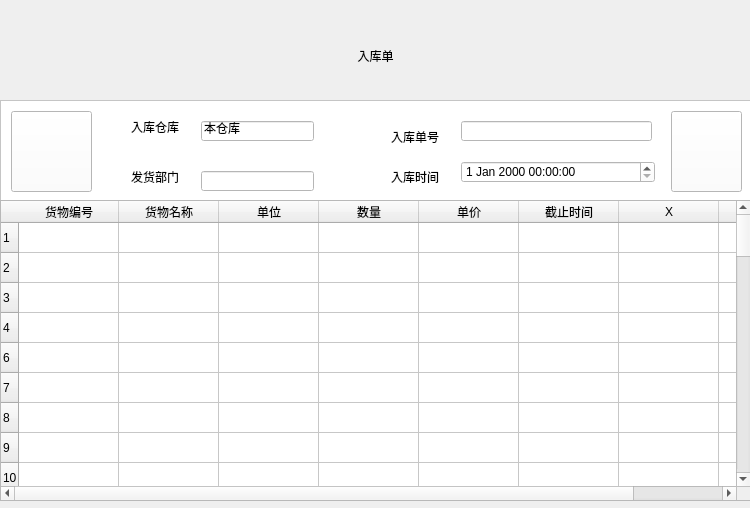
<?xml version="1.0" encoding="UTF-8"?>
<ui version="4.0">
 <class>Instore_table</class>
 <widget class="QWidget" name="Instore_table">
  <property name="geometry">
   <rect>
    <x>0</x>
    <y>0</y>
    <width>750</width>
    <height>508</height>
   </rect>
  </property>
  <property name="windowTitle">
   <string>Form</string>
  </property>
  <property name="styleSheet">
   <string notr="true">font: 9pt &quot;微软雅黑&quot;;</string>
  </property>
  <widget class="QLabel" name="head_lable">
   <property name="geometry">
    <rect>
     <x>0</x>
     <y>0</y>
     <width>751</width>
     <height>101</height>
    </rect>
   </property>
   <property name="text">
    <string/>
   </property>
   <property name="pixmap">
    <pixmap resource="bkg_icons.qrc">:/invagate/icons/header.png</pixmap>
   </property>
  </widget>
  <widget class="QLabel" name="label">
   <property name="geometry">
    <rect>
     <x>330</x>
     <y>40</y>
     <width>91</width>
     <height>31</height>
    </rect>
   </property>
   <property name="styleSheet">
    <string notr="true">font: 24pt &quot;宋体&quot;;</string>
   </property>
   <property name="text">
    <string>入库单</string>
   </property>
   <property name="alignment">
    <set>Qt::AlignCenter</set>
   </property>
  </widget>
  <widget class="QScrollArea" name="scrollArea">
   <property name="geometry">
    <rect>
     <x>0</x>
     <y>100</y>
     <width>751</width>
     <height>101</height>
    </rect>
   </property>
   <property name="styleSheet">
    <string notr="true">background-color: rgb(255, 255, 255);</string>
   </property>
   <property name="verticalScrollBarPolicy">
    <enum>Qt::ScrollBarAlwaysOff</enum>
   </property>
   <property name="horizontalScrollBarPolicy">
    <enum>Qt::ScrollBarAlwaysOff</enum>
   </property>
   <property name="widgetResizable">
    <bool>true</bool>
   </property>
   <widget class="QWidget" name="scrollAreaWidgetContents">
    <property name="geometry">
     <rect>
      <x>0</x>
      <y>0</y>
      <width>749</width>
      <height>99</height>
     </rect>
    </property>
    <widget class="QLabel" name="label_2">
     <property name="geometry">
      <rect>
       <x>130</x>
       <y>20</y>
       <width>54</width>
       <height>12</height>
      </rect>
     </property>
     <property name="text">
      <string>入库仓库</string>
     </property>
    </widget>
    <widget class="QLabel" name="label_3">
     <property name="geometry">
      <rect>
       <x>130</x>
       <y>70</y>
       <width>54</width>
       <height>12</height>
      </rect>
     </property>
     <property name="text">
      <string>发货部门</string>
     </property>
    </widget>
    <widget class="QLabel" name="label_4">
     <property name="geometry">
      <rect>
       <x>390</x>
       <y>30</y>
       <width>54</width>
       <height>12</height>
      </rect>
     </property>
     <property name="text">
      <string>入库单号</string>
     </property>
    </widget>
    <widget class="QLabel" name="label_5">
     <property name="geometry">
      <rect>
       <x>390</x>
       <y>70</y>
       <width>54</width>
       <height>12</height>
      </rect>
     </property>
     <property name="text">
      <string>入库时间</string>
     </property>
    </widget>
    <widget class="QLineEdit" name="editStore">
     <property name="geometry">
      <rect>
       <x>200</x>
       <y>20</y>
       <width>113</width>
       <height>20</height>
      </rect>
     </property>
     <property name="text">
      <string>本仓库</string>
     </property>
     <property name="readOnly">
      <bool>true</bool>
     </property>
    </widget>
    <widget class="QLineEdit" name="editSender">
     <property name="geometry">
      <rect>
       <x>200</x>
       <y>70</y>
       <width>113</width>
       <height>20</height>
      </rect>
     </property>
    </widget>
    <widget class="QLineEdit" name="editID">
     <property name="geometry">
      <rect>
       <x>460</x>
       <y>20</y>
       <width>191</width>
       <height>20</height>
      </rect>
     </property>
    </widget>
    <widget class="QDateTimeEdit" name="dateTimeEdit">
     <property name="geometry">
      <rect>
       <x>460</x>
       <y>60</y>
       <width>194</width>
       <height>22</height>
      </rect>
     </property>
    </widget>
    <widget class="QPushButton" name="btnBack">
     <property name="geometry">
      <rect>
       <x>10</x>
       <y>10</y>
       <width>81</width>
       <height>81</height>
      </rect>
     </property>
     <property name="text">
      <string/>
     </property>
     <property name="icon">
      <iconset resource="bkg_icons.qrc">
       <normaloff>:/invagate/icons/to_left90.png</normaloff>:/invagate/icons/to_left90.png</iconset>
     </property>
     <property name="iconSize">
      <size>
       <width>90</width>
       <height>90</height>
      </size>
     </property>
     <property name="default">
      <bool>false</bool>
     </property>
    </widget>
    <widget class="QPushButton" name="btnNext">
     <property name="geometry">
      <rect>
       <x>670</x>
       <y>10</y>
       <width>71</width>
       <height>81</height>
      </rect>
     </property>
     <property name="text">
      <string/>
     </property>
     <property name="icon">
      <iconset resource="bkg_icons.qrc">
       <normaloff>:/invagate/icons/to_right90.png</normaloff>:/invagate/icons/to_right90.png</iconset>
     </property>
     <property name="iconSize">
      <size>
       <width>90</width>
       <height>90</height>
      </size>
     </property>
    </widget>
   </widget>
  </widget>
  <widget class="QTableWidget" name="tableWidget">
   <property name="geometry">
    <rect>
     <x>0</x>
     <y>200</y>
     <width>751</width>
     <height>301</height>
    </rect>
   </property>
   <property name="rowCount">
    <number>50</number>
   </property>
   <row>
    <property name="text">
     <string>1</string>
    </property>
   </row>
   <row>
    <property name="text">
     <string>2</string>
    </property>
   </row>
   <row>
    <property name="text">
     <string>3</string>
    </property>
   </row>
   <row>
    <property name="text">
     <string>4</string>
    </property>
   </row>
   <row>
    <property name="text">
     <string>6</string>
    </property>
   </row>
   <row>
    <property name="text">
     <string>7</string>
    </property>
   </row>
   <row>
    <property name="text">
     <string>8</string>
    </property>
   </row>
   <row>
    <property name="text">
     <string>9</string>
    </property>
   </row>
   <row>
    <property name="text">
     <string>10</string>
    </property>
   </row>
   <row>
    <property name="text">
     <string>11</string>
    </property>
   </row>
   <row>
    <property name="text">
     <string>12</string>
    </property>
   </row>
   <row>
    <property name="text">
     <string>13</string>
    </property>
   </row>
   <row>
    <property name="text">
     <string>14</string>
    </property>
   </row>
   <row>
    <property name="text">
     <string>15</string>
    </property>
   </row>
   <row>
    <property name="text">
     <string>16</string>
    </property>
   </row>
   <row>
    <property name="text">
     <string>17</string>
    </property>
   </row>
   <row>
    <property name="text">
     <string>18</string>
    </property>
   </row>
   <row>
    <property name="text">
     <string>20</string>
    </property>
   </row>
   <row/>
   <row/>
   <row/>
   <row/>
   <row/>
   <row/>
   <row/>
   <row/>
   <row/>
   <row/>
   <row/>
   <row/>
   <row/>
   <row/>
   <row/>
   <row/>
   <row/>
   <row/>
   <row/>
   <row/>
   <row/>
   <row/>
   <row/>
   <row/>
   <row/>
   <row/>
   <row/>
   <row/>
   <row/>
   <row/>
   <row/>
   <row/>
   <column>
    <property name="text">
     <string>货物编号</string>
    </property>
   </column>
   <column>
    <property name="text">
     <string>货物名称</string>
    </property>
   </column>
   <column>
    <property name="text">
     <string>单位</string>
    </property>
   </column>
   <column>
    <property name="text">
     <string>数量</string>
    </property>
   </column>
   <column>
    <property name="text">
     <string>单价</string>
    </property>
   </column>
   <column>
    <property name="text">
     <string>截止时间</string>
    </property>
   </column>
   <column>
    <property name="text">
     <string>X</string>
    </property>
   </column>
   <column>
    <property name="text">
     <string>Y</string>
    </property>
   </column>
   <item row="0" column="5">
    <property name="text">
     <string/>
    </property>
   </item>
  </widget>
 </widget>
 <resources>
  <include location="bkg_icons.qrc"/>
 </resources>
 <connections/>
</ui>
